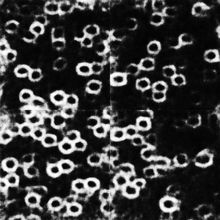
%> input picture python/imgBig46.png, 220 x 220 px, shrunk from 818 x 818 before the run
$ octave --eval "detectLipos('../python/imgBig46.png');"   (GNU Octave 9; MATLAB toolbox functions it lacks are replaced by stand-ins)
%> lines starting %> are read from the running program, lines starting %| are printed output that depends on the picture
### detection/detectNanodiscs.m
function [] = detectNanodiscs(originalImg, filename)
%> called with originalImg = '../python/imgBig46.png', filename = 'segMask.png'
%% get parameters
all_parameters = setParameters();

originalImage=rgb2gray(imread(['..\..\images\',originalImg]));
%> originalImage is the input picture: size 220x220 uint8; min 0, max 255, mean 59.4

filetoopen= filename;
all_parameters.I =padarray(imcomplement(imread(filetoopen)),[103 103],'both');
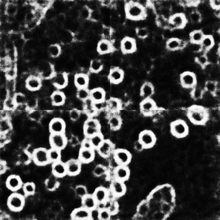
%> input picture detection/segMask.png, 220 x 220 px, shrunk from 818 x 818 before the run
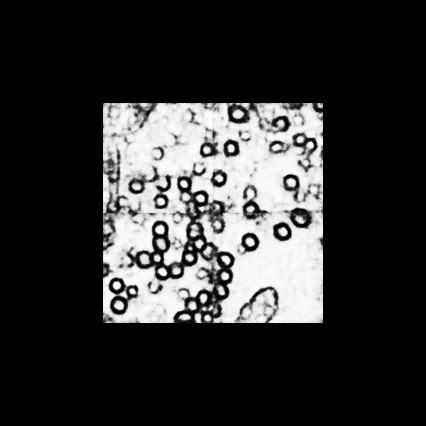
%> all_parameters.I: size 426x426 uint8; min 0, max 255, mean 50.4

% image name
I = all_parameters.I;

% forbidden line
r = all_parameters.r; % ratio between the size of forbidden lines and
%> r = 0.8
                      % the size of the image

% radial symmetry response
maxRadius = all_parameters.maxRadius;  % maximum radius
%> maxRadius = 100
minRadius = all_parameters.minRadius;  % minimum radius
%> minRadius = 25
radii = all_parameters.radii; % radii search range
%> radii = 38 values from 25 to 99
alp = all_parameters.alp;  % radial strictness
%> alp = 1
gau = all_parameters.gau;  % size of Gaussian filter
%> gau = 6
p1th = all_parameters.p1th;  % threshold of symmetry responses
%> p1th = 0.09

% non-maximum suppression
d = all_parameters.d;  % size of search region
%> d = 25

% eliminate dark blobs
thI = all_parameters.thI;  % threshold of pixel values
%> thI = 20

% active contour segmentation
treCols = all_parameters.treCols;
%> treCols = 50
ale = all_parameters.ale; % directions of the search space
%> ale = 50 values from 0 to 6.16
lambda = all_parameters.lambda;  % weight of internal energy
%> lambda = 0.95
Weight = all_parameters.Weight;  % weight of the directional gradient
%> Weight = 1
contour_r = all_parameters.contour_r; % sample range along the directions of the search space
%> contour_r = 1


%% Nanodisc detection

%I = rgb2gray(I);
[rows,cols]=size(I);

% Region of forbidden lines
forbidWid = round(r*cols);
%> forbidWid = 341
forbidHei = round(r*rows);
%> forbidHei = 341
forbidWidS = floor((cols-forbidWid)/2)+1;
%> forbidWidS = 43
forbidWidE = forbidWidS+forbidWid-1;
%> forbidWidE = 383
forbidHeiS = floor((rows-forbidHei)/2)+1;
%> forbidHeiS = 43
forbidHeiE = forbidHeiS+forbidHei-1;
%> forbidHeiE = 383

% Gaussian smoothing
im = gaussfilt(gau, gau*0.2, I);

% Compute derivatives in x and y via Farid and Simoncelli's 5 tap
% derivative filters
[imgx, imgy] = derivative5(im, 'x', 'y');
mag = sqrt(imgx.^2 + imgy.^2)+eps; % (+eps to avoid division by 0)
beta2 = max(mag(:));

copyimgx = imgx;
copyimgy = imgy;

% Normalise gradient values so that [imgx imgy] form unit
% direction vectors.
imgx = imgx./mag;
imgy = imgy./mag;

% Threshold to ignore small gradients
magth = max(mag(:))*0.02;

p1 = zeros(rows,cols);  % symmetry response map
p2 = zeros(rows,cols);  % corresponding radius map

[x,y] = meshgrid(1:cols, 1:rows);


%% An implementation of Loy and Zelinski's fast radial feature detector
% This code is adapted from Peter Kovesi's code
% Copyright (c) 2004-2010 Peter Kovesi
% Centre for Exploration Targeting
% The University of Western Australia
% http://www.csse.uwa.edu.au/~pk/research/matlabfns/

for n = radii

    % Coordinates of 'positively' and 'negatively' affected pixels
    negx = x - round(n*imgx);
    negy = y - round(n*imgy);

    % M: Magnitude projection image
    % O: Orientation projection image
    [O, M] = projectionMap(rows, cols, mag, magth, negx, negy);


    % Unsmoothed symmetry measure at this radius value
    % We use the radius 'n' as the normalization parameter instead of a
    % fixed normalization parameter used in Loy and Zelinski's paper.
    F = M./n .* (abs(O)./n).^alp;

    ker = ones(1, n);  % size of the kernel used to gather symmetry responses
    F = conv2(F, ker, 'same');
    F = conv2(F, ker', 'same');

    p2(F<p1) = n;
    p1(F<p1) = F(F<p1);

end

p1 = abs(p1);

% normalize p1 to range [0 1]
maxp1 = max(p1(:));
minp1 = min(p1(:));
p1 = (p1-minp1)./(maxp1-minp1);

fprintf('Radial symmetry detection is done.\n\n');

%% ignore the points which have small symmetry response
nonMax = zeros(rows,cols);
nonMax(p1>p1th) = 1;
index = find(nonMax == 1);


%% Eliminate black blobs
lnonMax1 = length(index);
for i = 1:lnonMax1
    if I(index(i)) < thI
        nonMax(index(i)) = 0;
    end
end
[y1,x1] = find(nonMax == 1);


%% Only keep the nanodiscs in the forbidden line
alpha=0:pi/20:2*pi; % [0,2*pi]
index = (x1-1).*rows+y1;
numCir = length(index);
for i = 1:numCir
    R = p2(index(i));
    x=R*cos(alpha);
    y=R*sin(alpha);
    x = x+x1(i);
    y = y+y1(i);
    if ~isempty(find(x>forbidWidE,1)) || ~isempty(find(y<forbidHeiS,1)) ...
            || ~isempty(find(x<forbidWidS,1)) || ~isempty(find(y>forbidHeiE,1))

        nonMax(index(i)) = 0;

    end

end
[y1,x1] = find(nonMax == 1);


%% non-maximum suppression
x1L = length(x1);
for i = 1:x1L
    if y1(i)-d<1
        whStart = 1;
    else
        whStart = y1(i)-d;
    end
    if y1(i)+d>rows
        whEnd = rows;
    else
        whEnd = y1(i)+d;
    end
    if x1(i)-d<1
        wwStart = 1;
    else
        wwStart = x1(i)-d;
    end
    if x1(i)+d>cols
        wwEnd = cols;
    else
        wwEnd = x1(i)+d;
    end
    A = p1(whStart:whEnd, wwStart:wwEnd);  % the region for non-maximum suppression
    if ~isempty(find(A>p1(y1(i),x1(i)), 1))
        nonMax(y1(i),x1(i)) = 0;
    end
end

[y1,x1] = find(nonMax == 1);


%% Elimilate detections based on the distance between centers
index = find(nonMax == 1);
allRadii = p2(index);
allRes = p1(index);
res = [x1, y1, allRadii, allRes];
res = sortrows(res,-4);  % sort the detections by their symmetry responses

sign = 0;
i = 2;
while(i <= size(res,1))
    for j = 1:i-1
        d = sqrt((res(i,1)-res(j,1))^2+(res(i,2)-res(j,2))^2);
        % if the distance between two detection centres is smaller than
        % their radii, ignore the detection which has smaller symmetry response
        if (d<res(j,3)) || (d<res(i,3))
            nonMax(res(i,2), res(i,1)) = 0;
            res(i,:) = [];
            sign = 1;
            break;
        end
    end
    if sign == 0
        i = i+1;
    else
        sign = 0;
    end
end

x1 = res(:,1);
y1 = res(:,2);


%% Active contour segmentation
imgx = copyimgx;
imgy = copyimgy;

aL = length(ale);
fL = length(y1);

finalPath = zeros(fL, treCols);  % store the final contours of all the nanodisc detections

for i=1:fL  % for each nanodisc detection

    R = p2(y1(i),x1(i));
    len = (R+contour_r*R):-1:(R-contour_r*R); % search region between inner
                                              % circle and outer circle
    treRows = length(len);

    for rep = 1:2  % repeat the active contour segmentation two times

        magTre = zeros(treRows, treCols);  % store the gradient magnitudes of sample points
        magXTre = zeros(treRows, treCols); % store the directional gradient magnitudes of sample points related to x coordinate
        magYTre = zeros(treRows, treCols); % store the directional gradient magnitudes of sample points related to y coordinate
        wholeIndex = zeros(treRows, treCols);  % store all the indices of sample points

        pathValues = zeros(treRows*treRows, treCols);  % store the minimum energies in Viterbi search
        pathEdges = zeros(treRows*treRows, treCols);  % store the points which generate minimum energies in Viterbi search

        minPath = zeros(1, treCols);

        % find the sample points in each direction of the search space
        for j = 1:aL  % for each direction
            colIndex = round(len.*cos(ale(j)));
            rowIndex = round(len.*sin(ale(j)));
            colIndex = colIndex+x1(i);
            colIndex(colIndex<1)=1;
            colIndex(colIndex>cols)=cols;
            rowIndex = rowIndex+y1(i);
            rowIndex(rowIndex<1)=1;
            rowIndex(rowIndex>rows)=rows;
            totalIndex = (colIndex-1).*rows + rowIndex;

            % store the gradient magnitudes, directional gradient magnitudes
            % and indices for the sample points
            wholeIndex(:, j) = totalIndex;
            magTre(:, j) = mag(totalIndex);
            magXTre(:, j) = imgx(totalIndex).*cos(ale(j));
            magYTre(:, j) = imgy(totalIndex).*sin(ale(j));

        end

        % Use Viterbi algorithm to find the best path (segmentation) in the search space
        for stage = 2:(treCols-1)
            vi_1 = [ceil(wholeIndex(:, stage-1)./rows), rem(wholeIndex(:, stage-1), rows)];
            for three = 1:treRows
                vi1= [ceil(wholeIndex(three, stage+1)./rows), rem(wholeIndex(three, stage+1), rows)];
                for two = 1:treRows
                    vi = [ceil(wholeIndex(two, stage)./rows), rem(wholeIndex(two, stage), rows)];

                    if magXTre(two, stage)+magYTre(two, stage) <= 0
                        Eext1 = 0;
                    else
                        Eext1 =  magTre(two, stage) ;
                    end
                    % external energy
                    Eext = -(( magXTre(two, stage)+magYTre(two, stage) )*Weight + Eext1*(1-Weight));

                    % internal energy
                    Eint = ((vi_1(:,1)-2*vi(1)+vi1(1)).^2+(vi_1(:,2)-2*vi(2)+vi1(2)).^2)...
                        ./ ((vi_1(:,1)-vi1(1)).^2+(vi_1(:,2)-vi1(2)).^2);

                    [Si, indexSi] = min( pathValues((two*treRows-treRows+1):two*treRows, stage-1)...
                        + lambda.*Eint + (1-lambda).*Eext );

                    pathEdges((three-1)*treRows+two, stage) = (two-1)*treRows+indexSi;
                    pathValues((three-1)*treRows+two, stage) = Si;
                end
            end

        end
        [~, endS] = min(pathValues(:, treCols-1));

        % backward method to find the path which has the minimum energy
        minPath(treCols-1) = endS;
        for pathLen = treCols-2:-1:2
            minPath(pathLen) = pathEdges(minPath(pathLen+1), pathLen+1);
        end

        cenMinPath = mod(minPath(2:end-1), treRows);
        cenMinPath(cenMinPath==0) = cenMinPath(cenMinPath==0)+treRows;
        minPath(2:end-1) = cenMinPath;


        % second search, choosing two middle points in the first search
        % as the start and end points for a second search
        newStart = floor(treCols/2)+1;
        newEnd = floor(treCols/2);
        minPath(1) = minPath(newStart);
        minPath(end) = minPath(newEnd);

        % rearrange the trellis
        wholeIndex = [wholeIndex(:, newStart:end), wholeIndex(:, 1:newEnd)];
        wholeIndex(:, 1) = wholeIndex(minPath(1), 1);
        wholeIndex(:, end) = wholeIndex(minPath(end), end);

        magTre = [magTre(:, newStart:end), magTre(:, 1:newEnd)];
        magTre(:, 1) = magTre(minPath(1), 1);
        magTre(:, end) = magTre(minPath(end), end);

        magXTre = [magXTre(:, newStart:end), magXTre(:, 1:newEnd)];
        magXTre(:, 1) = magXTre(minPath(1), 1);
        magXTre(:, end) = magXTre(minPath(end), end);

        magYTre = [magYTre(:, newStart:end), magYTre(:, 1:newEnd)];
        magYTre(:, 1) = magYTre(minPath(1), 1);
        magYTre(:, end) = magYTre(minPath(end), end);

        pathEdges = zeros(treRows*treRows, treCols);
        pathValues = zeros(treRows*treRows, treCols);

        % same with the first search
        for stage = 2:treCols
            vi_1 = [ceil(wholeIndex(:, stage-1)./rows), rem(wholeIndex(:, stage-1), rows)];
            for three = 1:treRows

                if stage == treCols
                    vi1= [ceil(wholeIndex(three, 1)./rows), rem(wholeIndex(three, 1), rows)];
                else
                    vi1= [ceil(wholeIndex(three, stage+1)./rows), rem(wholeIndex(three, stage+1), rows)];
                end

                for two = 1:treRows
                    vi = [ceil(wholeIndex(two, stage)./rows), rem(wholeIndex(two, stage), rows)];

                    if magXTre(two, stage)+magYTre(two, stage) <= 0
                        Eext1 = 0;
                    else
                        Eext1 =  magTre(two, stage) ;
                    end
                    Eext = -(( magXTre(two, stage)+magYTre(two, stage) )*Weight + Eext1*(1-Weight));

                    Eint = ((vi_1(:,1)-2*vi(1)+vi1(1)).^2+(vi_1(:,2)-2*vi(2)+vi1(2)).^2)...
                        ./ ((vi_1(:,1)-vi1(1)).^2+(vi_1(:,2)-vi1(2)).^2);

                    [Si, indexSi] = min( pathValues((two*treRows-treRows+1):two*treRows, stage-1)...
                        + lambda.*Eint + (1-lambda).*Eext );

                    pathEdges((three-1)*treRows+two, stage) = (two-1)*treRows+indexSi;
                    pathValues((three-1)*treRows+two, stage) = Si;
                end
            end

        end
        [~, endS] = min(pathValues(:, treCols));

        minPath(treCols-1) = pathEdges(endS, end);
        for pathLen = treCols-2:-1:2
            minPath(pathLen) = pathEdges(minPath(pathLen+1), pathLen+1);
        end

        cenMinPath = mod(minPath(2:end-1), treRows);
        cenMinPath(cenMinPath==0) = cenMinPath(cenMinPath==0)+treRows;
        minPath(2:end-1) = cenMinPath;

        % get the final contours for each nanodisc
        for m = 1:treCols
            finalPath(i, m) = wholeIndex(minPath(m), m);
        end

        % new centres
        indexx = ceil(finalPath(i, :)./rows);
        indexy = rem(finalPath(i, :), rows);
        xi1 = [indexx(2:end), indexx(1)];
        yi1 = [indexy(2:end), indexy(1)];
        A = 0.5 * sum( indexx.*yi1 - xi1.*indexy );
        % calculate the centroid of the segmentation
        Cx = abs( sum( (indexx + xi1).*(indexx.*yi1 - xi1.*indexy) )./(6*A) );    % x-coordinate of the centroid
        Cy = abs( sum( (indexy + yi1).*(indexx.*yi1 - xi1.*indexy) )./(6*A) );   % y-coordinate of the centroid
        x1(i) = round(Cx);
        y1(i) = round(Cy);
        res(i,1:2) = [x1(i), y1(i)];

    end

    fprintf('nanodisc %d is completed, %d left.\n', i, fL-i);

end

x1 = res(:,1);
y1 = res(:,2);

% clear negx negy F cenSum


%% Only keep the nanodiscs in the forbidden line
index = (x1-1).*rows+y1;
i = 1;
while(i <= length(index))
    x = ceil(finalPath(i, :)./rows);
    y = rem(finalPath(i, :), rows);
    if ~isempty(find(x>forbidWidE,1)) || ~isempty(find(y<forbidHeiS,1)) ...
            || ~isempty(find(x<forbidWidS,1)) || ~isempty(find(y>forbidHeiE,1))

        finalPath(i, :) = [];
        index(i) = [];
        res(i, :) = [];
    else
        i = i+1;
    end
end

x1 = res(:,1);
y1 = res(:,2);


%% Elimilate overlapping segmentations
regionX = repmat(1:cols,rows,1);
regionY = repmat((1:rows)', 1, cols);

index = (x1-1).*rows+y1;
viterbiRegion = zeros(rows, cols);
sign = 0;
i = 2;
while(i <= length(index))
    x = ceil(finalPath(i-1, :)./rows);
    y = rem(finalPath(i-1, :), rows);
    IN = inpolygon(regionX,regionY,x,y);
    viterbiRegion = viterbiRegion | IN;
    viterRegion1 = find(viterbiRegion==1);

    xNow = ceil(finalPath(i, :)./rows);
    yNow = rem(finalPath(i, :), rows);
    INNOW = inpolygon(regionX,regionY,xNow,yNow);
    INNOW1 = find(INNOW==1);

    if ~isempty(find(viterRegion1==index(i),1)) ||...
            ~isempty(intersect(INNOW1, index(1:i-1)))

        finalPath(i, :) = [];
        index(i) = [];
        res(i, :) = [];

        sign = 1;
    end

    if sign == 0
        i = i+1;
    else
        sign = 0;
    end
end

x1 = res(:,1);
y1 = res(:,2);

final_num = length(x1);
fprintf('Final number of segmented nanodiscs is %d.\n', final_num);

%% Shrink the contours

finalPath=shrinkContours(finalPath, x1, y1, 0.20);


%% Draw the result
I1 = originalImage;
I2 = originalImage;
I3 = originalImage;

% draw forbidden lines
r1 = forbidHeiS:1:forbidHeiE;
c1 = ones(1,length(r1)).*forbidWidS;
c2 = forbidWidS:cols;
r2 = ones(1,length(c2)).*forbidHeiE;
whiteLine = sub2ind([rows,cols], [r1, r2], [c1, c2]);

r1 = ones(1,forbidWidE).*forbidHeiS;
c1 = 1:forbidWidE;
r2 = forbidHeiS:1:rows;
c2 = ones(1,length(r2)).*forbidWidE;
redLine = sub2ind([rows,cols], [r1, r2], [c1, c2]);

I1(whiteLine) = 255;
I2(whiteLine) = 255;
I3(whiteLine) = 255;
I1(redLine) = 255;
I2(redLine) = 0;
I3(redLine) = 0;

% draw nanodisc segmentations
regionX = repmat(1:cols,rows,1);
regionY = repmat((1:rows)', 1, cols);

w = 0.3;  % control the color depth
fL = length(x1);
for i = 1:fL
    % draw nanodisc centres
    cx1 = x1(i)-2:x1(i)+2;
    cx1(cx1<1) = 1;
    cx1(cx1>cols) = cols;
    cy1 = repmat(y1(i), 1, length(cx1));

    cy2 = y1(i)-2:y1(i)+2;
    cy2(cy2<1) = 1;
    cy2(cy2>rows) = rows;
    cx2 = repmat(x1(i), 1, length(cy2));
    nanoCentres = sub2ind([rows, cols], [cy1,cy2], [cx1,cx2]);
    I1(nanoCentres) = 0;
    I2(nanoCentres) = 0;
    I3(nanoCentres) = 255;

    % draw nanodisc contours
    [y, x] = ind2sub([rows, cols], finalPath(i, :));
    IN = inpolygon(regionX,regionY,x,y);
    boundaries = bwboundaries(IN);
    nanoRegion = sub2ind([rows,cols],boundaries{1}(:,1),boundaries{1}(:,2));

    I1(nanoRegion) = 255;
    I2(nanoRegion) = 0;
    I3(nanoRegion) = 0;

end

% save final result
drawFrames = zeros(rows, cols, 3);
drawFrames(:,:,1) = I1;
drawFrames(:,:,2) = I2;
drawFrames(:,:,3) = I3;
drawFrames = uint8(drawFrames);
%imwrite(drawFrames, 'result.png');
imshow(drawFrames)

### detection/gaussfilt.m
function gaussMatrix = gaussfilt(n, sd, F)
%> called with n = 6, sd = 1.2
%Implement Gaussian filter
% Parameters:
%    n: size of Gaussian filter
%    sd: standard deviation
%    F: image
%
% Returns:
%    gaussMatrix: image after using Gaussian filter

gaussvec = zeros(1, n);
for i =1:n
    x_u = i-(n+1)/2;
    gaussvec(i) = exp(-0.5*(x_u/sd)^2)/(sqrt(2*pi)*sd);
end
%> this loop made 6 passes
%> x_u on passes 1 to 6: -2.5, -1.5, -0.5, 0.5, 1.5, 2.5
%> after the loop, gaussvec = [0.038 0.152 0.305 0.305 0.152 0.038]
gaussvec = gaussvec/sum(gaussvec);
%> gaussvec = [0.0383 0.154 0.308 0.308 0.154 0.0383]


if nargin == 3
    gaussMatrix = conv2(double(F), gaussvec, 'same');
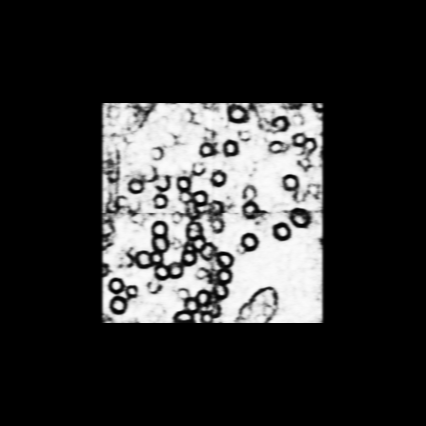
%> gaussMatrix: size 426x426 double; min 0, max 252.4, mean 50.4
    gaussMatrix = conv2(gaussMatrix, gaussvec', 'same');
else
    gaussMatrix = gaussvec'*gaussvec;
end

end

### detection/derivative5.m
% DERIVATIVE5 - 5-Tap 1st and 2nd discrete derivatives
%
% This function computes 1st and 2nd derivatives of an image using the 5-tap
% coefficients given by Farid and Simoncelli.  The results are significantly
% more accurate than MATLAB's GRADIENT function on edges that are at angles
% other than vertical or horizontal. This in turn improves gradient orientation
% estimation enormously.  If you are after extreme accuracy try using DERIVATIVE7.
%
% Usage:  [gx, gy, gxx, gyy, gxy] = derivative5(im, derivative specifiers)
%
% Arguments:
%                       im - Image to compute derivatives from.
%    derivative specifiers - A comma separated list of character strings
%                            that can be any of 'x', 'y', 'xx', 'yy' or 'xy'
%                            These can be in any order, the order of the
%                            computed output arguments will match the order
%                            of the derivative specifier strings.
% Returns:
%  Function returns requested derivatives which can be:
%     gx, gy   - 1st derivative in x and y
%     gxx, gyy - 2nd derivative in x and y
%     gxy      - 1st derivative in y of 1st derivative in x
%
%  Examples:
%    Just compute 1st derivatives in x and y
%    [gx, gy] = derivative5(im, 'x', 'y');
%
%    Compute 2nd derivative in x, 1st derivative in y and 2nd derivative in y
%    [gxx, gy, gyy] = derivative5(im, 'xx', 'y', 'yy')
%
% See also: DERIVATIVE7

% Reference: Hany Farid and Eero Simoncelli "Differentiation of Discrete
% Multi-Dimensional Signals" IEEE Trans. Image Processing. 13(4): 496-508 (2004)

% Copyright (c) 2010 Peter Kovesi
% Centre for Exploration Targeting
% The University of Western Australia
% http://www.csse.uwa.edu.au/~pk/research/matlabfns/
%
% Permission is hereby granted, free of charge, to any person obtaining a copy
% of this software and associated documentation files (the "Software"), to deal
% in the Software without restriction, subject to the following conditions:
%
% The above copyright notice and this permission notice shall be included in
% all copies or substantial portions of the Software.
%
% The Software is provided "as is", without warranty of any kind.
%
% April 2010

function varargout = derivative5(im, varargin)

    varargin = varargin(:);
%> varargin = {'x', 'y'}
%> (the rest of the program and of its run is left out)
